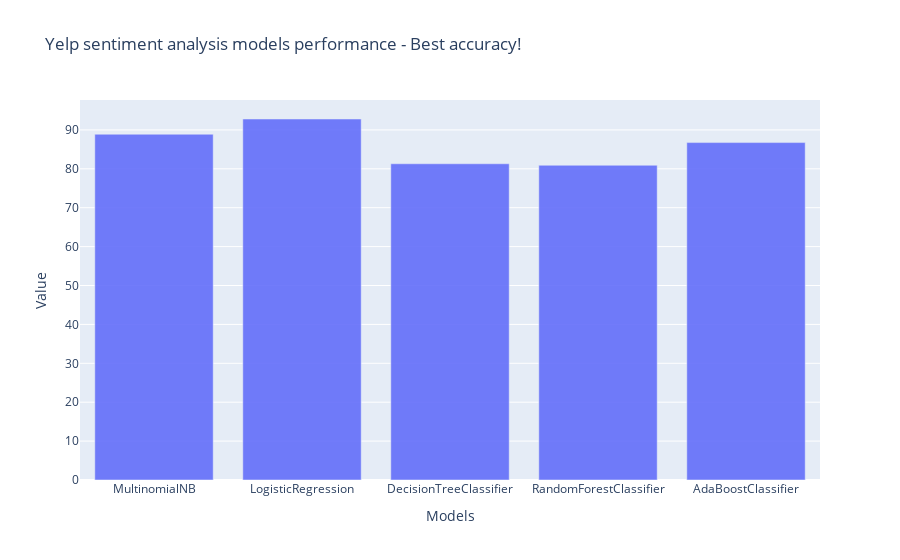

Here is the notebook cell this chart was saved with:
### Code cell
fig = px.bar(
    data_frame=results,
    x = results.index,
    y = results.best_score,
    opacity = 0.9,
    orientation = "v",
    barmode = 'group',
    title='Yelp sentiment analysis models performance - Best accuracy!',
)
fig.update_layout(xaxis_title='Models', yaxis_title='Value')

### Figure 1 — Plotly figure (JSON) as saved in the notebook; plotly's stock layout.template omitted (floating-point values rounded to 4 significant figures)
{"data": [{"alignmentgroup": "True", "hovertemplate": "model=%{x}<br>best_score=%{y}<extra></extra>", "legendgroup": "", "marker": {"color": "#636efa", "opacity": 0.9, "pattern": {"shape": ""}}, "name": "", "offsetgroup": "", "orientation": "v", "showlegend": false, "textposition": "auto", "type": "bar", "x": ["MultinomialNB", "LogisticRegression", "DecisionTreeClassifier", "RandomForestClassifier", "AdaBoostClassifier"], "xaxis": "x", "y": [88.89, 92.81, 81.3, 80.91, 86.74], "yaxis": "y"}], "layout": {"barmode": "group", "legend": {"tracegroupgap": 0}, "title": {"text": "Yelp sentiment analysis models performance - Best accuracy!"}, "xaxis": {"anchor": "y", "domain": [0, 1], "title": {"text": "Models"}}, "yaxis": {"anchor": "x", "domain": [0, 1], "title": {"text": "Value"}}}}
